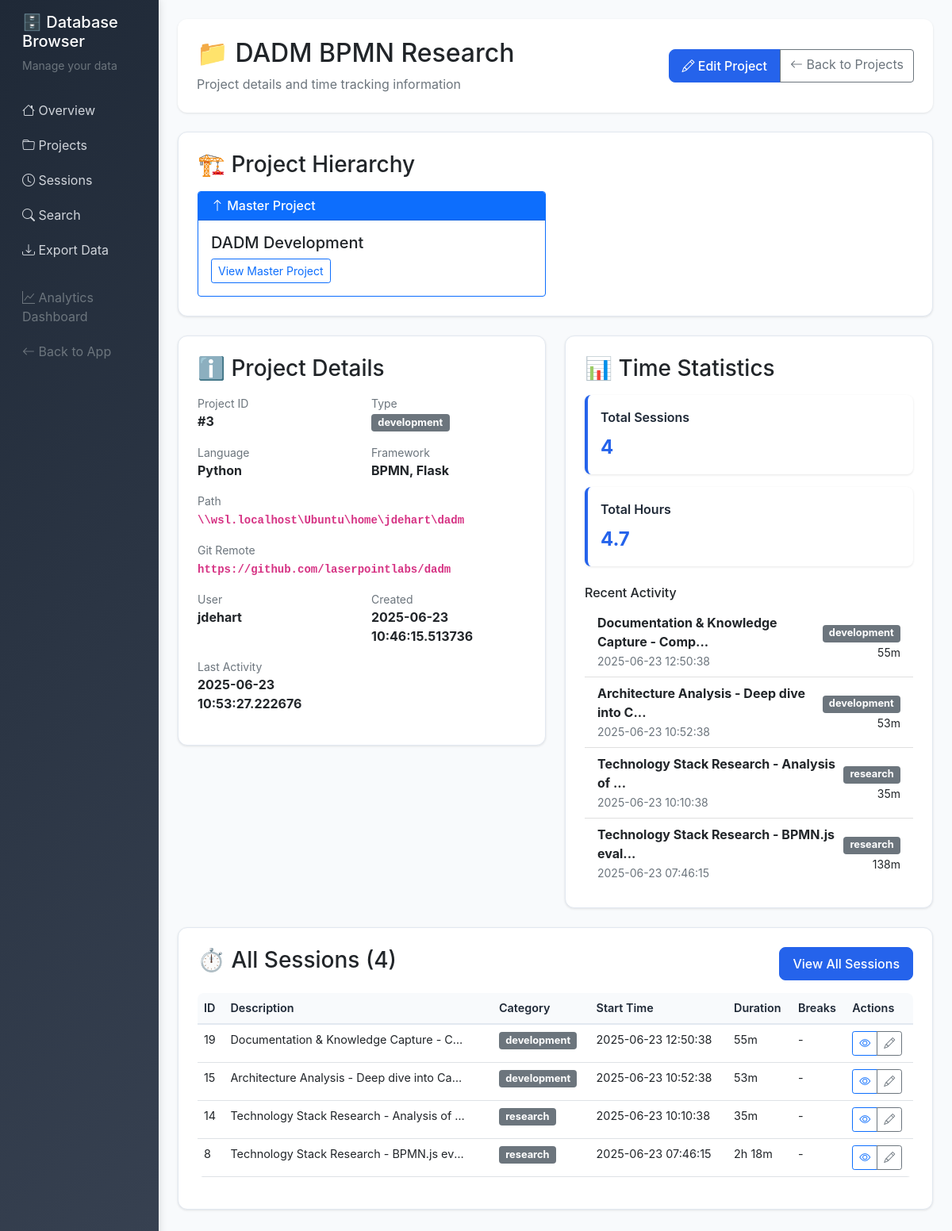
The page /db/projects/3 on the database its author committed.
### server/src/models.py (models this page shows, shortened)
class Project:
    __tablename__ = 'projects'

    class Session(db.Model):
        __tablename__ = 'sessions'
        id = db.Column(db.Integer, primary_key=True)
        project_id = db.Column(db.Integer, db.ForeignKey('projects.id'), nullable=False)
        start_time = db.Column(db.DateTime, default=datetime.now)
        end_time = db.Column(db.DateTime)
        duration_minutes = db.Column(db.Integer)
        category = db.Column(db.String(50), default='development')
        description = db.Column(db.Text, nullable=False)
        git_commits = db.Column(db.Text)  # JSON string
        userid = db.Column(db.String(100), nullable=False)
        breaks = db.relationship('Break', backref='session', lazy=True, cascade='all, delete-orphan')
        @property
        def git_commits_list(self):
            """Get git commits as a list"""
            if self.git_commits:
                try:
                    return json.loads(self.git_commits)
                except:
                    return []
            return []

### server/src/db_browser.py (the view)
@db_browser.route('/db/projects/<int:project_id>')
def project_detail(project_id):
    conn = get_db_connection()
    project = conn.execute('SELECT * FROM projects WHERE id = ?', (project_id,)).fetchone()
    if not project:
        conn.close()
        flash('Project not found', 'error')
        return redirect(url_for('db_browser.projects'))
    master_project = None
    if project['parent_id']:
        master_project = conn.execute('SELECT id, name FROM projects WHERE id = ?', (project['parent_id'],)).fetchone()
    subprojects = conn.execute('SELECT id, name, type FROM projects WHERE parent_id = ? ORDER BY name', (project_id,)).fetchall()
    sessions = conn.execute('''
        SELECT s.*, COUNT(b.id) as break_count
        FROM sessions s
        LEFT JOIN breaks b ON s.id = b.session_id
        WHERE s.project_id = ?
        GROUP BY s.id
        ORDER BY s.start_time DESC
    ''', (project_id,)).fetchall()
    total_duration = sum(s['duration_minutes'] or 0 for s in sessions)
    for subproject in subprojects:
        sub_sessions = conn.execute('SELECT duration_minutes FROM sessions WHERE project_id = ?', (subproject['id'],)).fetchall()
        total_duration += sum(s['duration_minutes'] or 0 for s in sub_sessions)
    conn.close()
    return render_template('db_browser/project_detail.html',
                         project=project,
                         sessions=sessions,
                         master_project=master_project,
                         subprojects=subprojects,
                         total_duration=total_duration)

### server/src/db_browser.py (called while the page is built)
def get_db_connection():
    database_path = os.environ.get('DATABASE_PATH', '/app/data/timetracker.db')
    conn = sqlite3.connect(database_path)
    conn.row_factory = sqlite3.Row
    return conn

### server/src/templates/db_browser/project_detail.html (shortened to what this page needs)
{% extends "db_browser/base.html" %}
{% block content %}
<div class="page-header">
    <div class="row align-items-center">
        <div class="col">
            <h1 class="h2 mb-2">📁 {{ project.name }}</h1>
            <p class="text-muted mb-0">Project details and time tracking information</p>
        </div>
        <div class="col-auto">
            <div class="btn-group">
                <a href="{{ url_for('db_browser.edit_project', project_id=project.id) }}" class="btn btn-primary">
                    <i class="bi bi-pencil"></i> Edit Project
                </a>
                <a href="{{ url_for('db_browser.projects') }}" class="btn btn-outline-secondary">
                    <i class="bi bi-arrow-left"></i> Back to Projects
                </a>
            </div>
        </div>
    </div>
</div>
{% if master_project or subprojects %}
<div class="content-card">
    <h3 class="mb-3">🏗️ Project Hierarchy</h3>
    <div class="row">
        {% if master_project %}
        <div class="col-md-6">
            <div class="card border-primary">
                <div class="card-header bg-primary text-white">
                    <h6 class="mb-0"><i class="bi bi-arrow-up"></i> Master Project</h6>
                </div>
                <div class="card-body">
                    <h5 class="card-title">{{ master_project.name }}</h5>
                    <a href="{{ url_for('db_browser.project_detail', project_id=master_project.id) }}" class="btn btn-sm btn-outline-primary">
                        View Master Project
                    </a>
                </div>
            </div>
        </div>
        {% endif %}
    </div>
</div>
{% endif %}
<div class="row">
    <div class="col-md-6">
        <div class="content-card">
            <h3 class="mb-3">ℹ️ Project Details</h3>
            <div class="row">
                <div class="col-6">
                    <div class="mb-3">
                        <div class="text-muted small">Project ID</div>
                        <div class="fw-bold">#{{ project.id }}</div>
                    </div>
                </div>
                <div class="col-6">
                    <div class="mb-3">
                        <div class="text-muted small">Type</div>
                        <div><span class="badge bg-secondary">{{ project.type }}</span></div>
                    </div>
                </div>
                <div class="col-6">
                    <div class="mb-3">
                        <div class="text-muted small">Language</div>
                        <div class="fw-bold">{{ project.language or 'N/A' }}</div>
                    </div>
                </div>
                <div class="col-6">
                    <div class="mb-3">
                        <div class="text-muted small">Framework</div>
                        <div class="fw-bold">{{ project.framework or 'N/A' }}</div>
                    </div>
                </div>
                <div class="col-12">
                    <div class="mb-3">
                        <div class="text-muted small">Path</div>
                        <div class="fw-bold"><code>{{ project.path or 'N/A' }}</code></div>
                    </div>
                </div>
                <div class="col-12">
                    <div class="mb-3">
                        <div class="text-muted small">Git Remote</div>
                        <div class="fw-bold"><code>{{ project.git_remote or 'N/A' }}</code></div>
                    </div>
                </div>
                <div class="col-6">
                    <div class="mb-3">
                        <div class="text-muted small">User</div>
                        <div class="fw-bold">{{ project.userid }}</div>
                    </div>
                </div>
                <div class="col-6">
                    <div class="mb-3">
                        <div class="text-muted small">Created</div>
                        <div class="fw-bold">{{ project.created_at.split('T')[0] if project.created_at else 'N/A' }}</div>
                    </div>
                </div>
                <div class="col-6">
                    <div class="mb-3">
                        <div class="text-muted small">Last Activity</div>
                        <div class="fw-bold">{{ project.last_activity.split('T')[0] if project.last_activity else 'N/A' }}</div>
                    </div>
                </div>
            </div>
        </div>
    </div>
    <div class="col-md-6">
        <div class="content-card">
            <h3 class="mb-3">📊 Time Statistics</h3>
            <div class="stats-grid">
                <div class="stat-card">
                    <div class="stat-title">Total Sessions</div>
                    <div class="stat-value">{{ sessions|length }}</div>
                </div>
                <div class="stat-card">
                    <div class="stat-title">Total Hours</div>
                    <div class="stat-value">{{ "%.1f"|format(total_duration / 60) }}</div>
                </div>
            </div>
            {% if sessions %}
            <div class="mt-3">
                <h6>Recent Activity</h6>
                <div class="list-group list-group-flush">
                    {% for session in sessions[:5] %}
                    <div class="list-group-item d-flex justify-content-between align-items-center">
                        <div>
                            <strong>{{ session.description[:40] }}{% if session.description|length > 40 %}...{% endif %}</strong>
                            <br><small class="text-muted">
                                {% if session.start_time %}
                                    {% set date_parts = session.start_time.split('T') %}
                                    {{ date_parts[0] }}
                                {% else %}
                                    N/A
                                {% endif %}
                            </small>
                        </div>
                        <div class="text-end">
                            <span class="badge bg-secondary">{{ session.category }}</span>
                            {% if session.duration_minutes %}
                                <br><small>{{ session.duration_minutes }}m</small>
                            {% endif %}
                        </div>
                    </div>
                    {% endfor %}
                </div>
            </div>
            {% endif %}
        </div>
    </div>
</div>
<div class="content-card">
    <div class="d-flex justify-content-between align-items-center mb-3">
        <h3>⏱️ All Sessions ({{ sessions|length }})</h3>
        <a href="{{ url_for('db_browser.sessions') }}?project={{ project.name }}" class="btn btn-primary">
            View All Sessions
        </a>
    </div>
    {% if sessions %}
    <div class="table-responsive">
        <table class="table table-hover">
            <thead>
                <tr>
                    <th>ID</th>
                    <th>Description</th>
                    <th>Category</th>
                    <th>Start Time</th>
                    <th>Duration</th>
                    <th>Breaks</th>
                    <th>Actions</th>
                </tr>
            </thead>
            <tbody>
                {% for session in sessions %}
                <tr>
                    <td>{{ session.id }}</td>
                    <td>
                        <div style="max-width: 300px; overflow: hidden; text-overflow: ellipsis; white-space: nowrap;">
                            {{ session.description }}
                        </div>
                    </td>
                    <td><span class="badge bg-secondary">{{ session.category }}</span></td>
                    <td>
                        {% if session.start_time %}
                            {% set date_parts = session.start_time.split('T') %}
                            {{ date_parts[0] }}
                        {% else %}
                            -
                        {% endif %}
                    </td>
                    <td>
                        {% if session.duration_minutes %}
                            {% set hours = session.duration_minutes // 60 %}
                            {% set minutes = session.duration_minutes % 60 %}
                            {% if hours > 0 %}
                                {{ hours }}h {{ minutes }}m
                            {% else %}
                                {{ minutes }}m
                            {% endif %}
                        {% else %}
                            {% if not session.end_time %}
                                <span class="badge bg-warning">Active</span>
                            {% else %}
                                -
                            {% endif %}
                        {% endif %}
                    </td>
                    <td>
                        {% if session.break_count > 0 %}
                            <span class="badge bg-info">{{ session.break_count }}</span>
                        {% else %}
                            -
                        {% endif %}
                    </td>
                    <td>
                        <div class="btn-group btn-group-sm" role="group">
                            <a href="{{ url_for('db_browser.session_detail', session_id=session.id) }}"
                               class="btn btn-outline-primary" title="View Details">
                                <i class="bi bi-eye"></i>
                            </a>
                            <a href="{{ url_for('db_browser.edit_session', session_id=session.id) }}"
                               class="btn btn-outline-secondary" title="Edit">
                                <i class="bi bi-pencil"></i>
                            </a>
                        </div>
                    </td>
                </tr>
                {% endfor %}
            </tbody>
        </table>
    </div>
    {% else %}
    <div class="text-center py-5">
        <i class="bi bi-clock-x fs-1 text-muted"></i>
        <h4 class="text-muted mt-3">No sessions found</h4>
        <p class="text-muted">This project doesn't have any time tracking sessions yet.</p>
    </div>
    {% endif %}
</div>
{% endblock %}

### server/src/templates/db_browser/base.html (style rules this page uses)
:root { --primary-color: #2563eb; --success-color: #16a34a; --warning-color: #ca8a04; --danger-color: #dc2626; --info-color: #0891b2; --dark-color: #1f2937; --light-color: #f8fafc; --border-color: #e2e8f0; }
body { background-color: var(--light-color); font-family: 'Inter', -apple-system, BlinkMacSystemFont, sans-serif; }
.page-header { background: white; border-radius: 12px; padding: 24px; margin-bottom: 24px; box-shadow: 0 1px 3px rgba(0,0,0,0.1); }
.content-card { background: white; border-radius: 12px; padding: 24px; box-shadow: 0 1px 3px rgba(0,0,0,0.1); border: 1px solid var(--border-color); margin-bottom: 24px; }
.table-responsive { font-size: 0.9rem; }
.badge { font-size: 0.8rem; }
.btn-primary { background: var(--primary-color); border-color: var(--primary-color); border-radius: 8px; padding: 8px 16px; font-weight: 500; }
.table { border-radius: 8px; overflow: hidden; }
.table thead th { background-color: var(--light-color); border-bottom: 2px solid var(--border-color); font-weight: 600; color: var(--dark-color); }
.stats-grid { display: grid; grid-template-columns: repeat(auto-fit, minmax(200px, 1fr)); gap: 16px; margin-bottom: 24px; }
.stat-card { background: white; border-radius: 8px; padding: 16px; border-left: 4px solid var(--primary-color); box-shadow: 0 1px 3px rgba(0,0,0,0.1); }
.stat-title { font-weight: 600; color: var(--dark-color); margin-bottom: 8px; }
.stat-value { font-size: 1.5rem; font-weight: 700; color: var(--primary-color); }

### rows shown on the page
Project: name "DADM BPMN Research", id "3", type "development", language "Python", framework "BPMN, Flask", path "\\\\wsl.localhost\\Ubuntu\\home\\jdehart\\dadm", git_remote "https://github.com/laserpointlabs/dadm", userid "jdehart", created_at "2025-06-23 10:46:15.513736", last_activity "2025-06-23 10:53:27.222676"
Project: name "DADM Development"

### other values the page prints
{{ sessions|length }} "4"
{{ "%.1f"|format(total_duration / 60) }} "4.7"
{{ session.description[:40] }} "Documentation & Knowledge Capture - Comp"
{{ date_parts[0] }} "2025-06-23 12:50:38"
{{ session.category }} "development"
{{ session.duration_minutes }} "55"
{{ session.description[:40] }} "Architecture Analysis - Deep dive into C"
{{ date_parts[0] }} "2025-06-23 10:52:38"
{{ session.duration_minutes }} "53"
{{ session.description[:40] }} "Technology Stack Research - Analysis of"
{{ date_parts[0] }} "2025-06-23 10:10:38"
{{ session.category }} "research"
{{ session.duration_minutes }} "35"
{{ session.description[:40] }} "Technology Stack Research - BPMN.js eval"
{{ date_parts[0] }} "2025-06-23 07:46:15"
